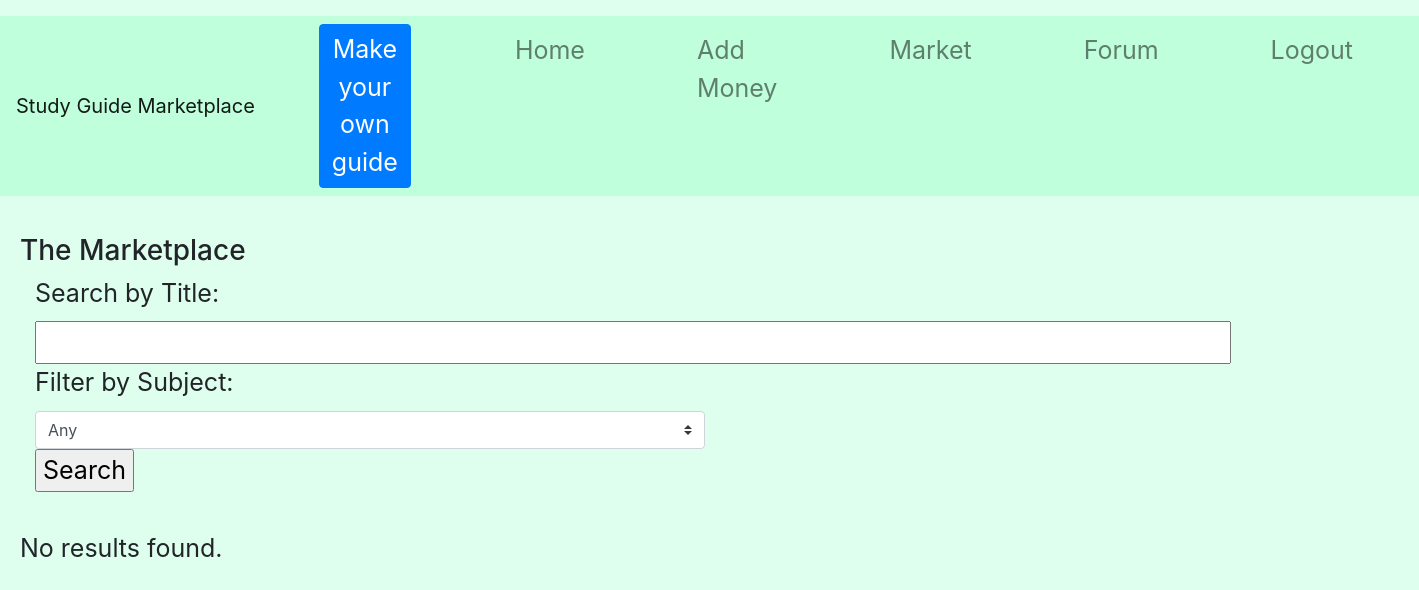
/market (signed in), run on an earlier commit of the app's database.
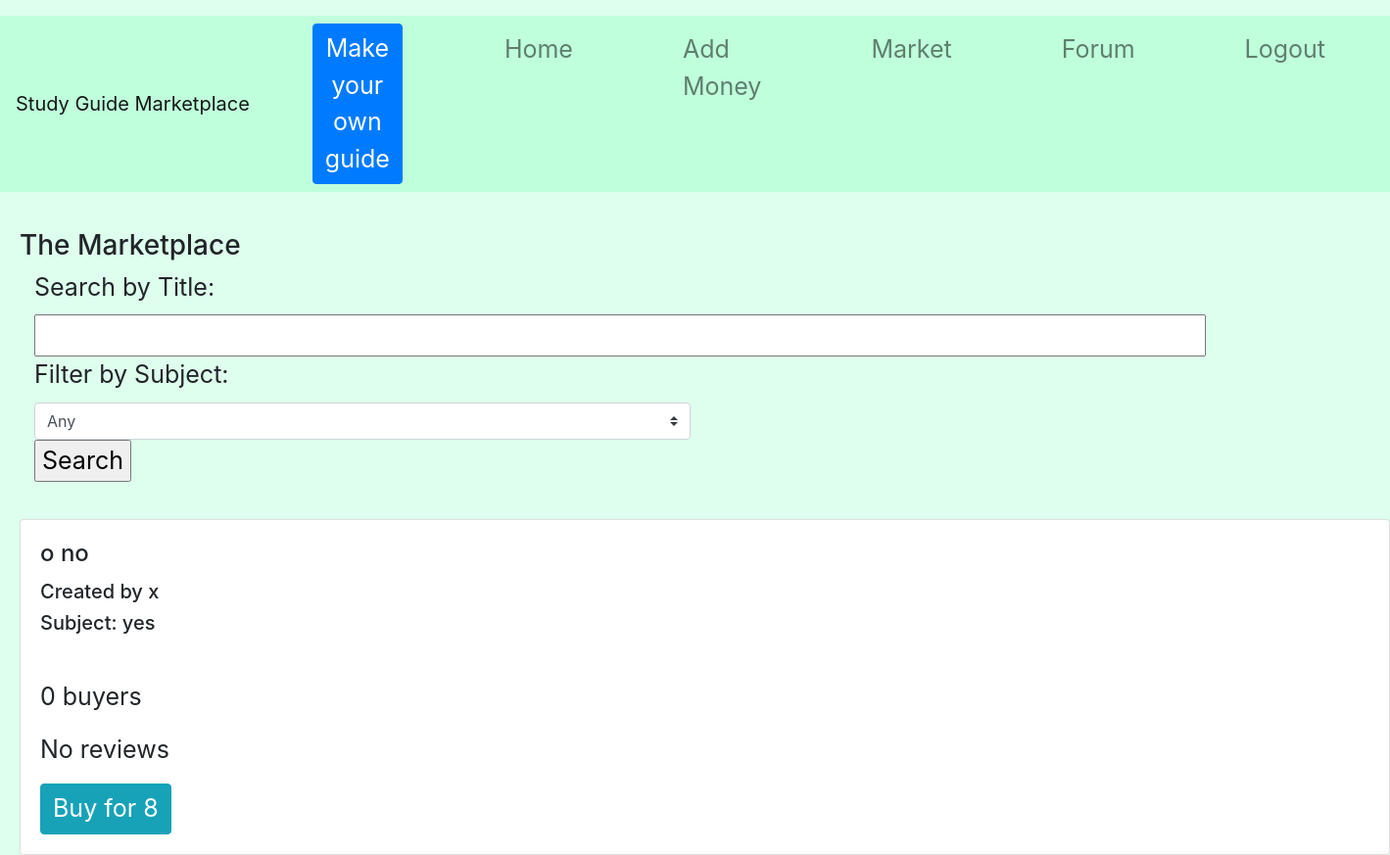
And on a later commit of the database.
### tables this page shows
CREATE TABLE guides(id INTEGER, user TEXT, name TEXT, rating REAL, cost INTEGER, buyers INTEGER, subject TEXT, guide TEXT, ratings INTEGER);

### app/__init__.py (the view)
    def login_check(*args, **kwargs):
        if 'username' not in session:
            return redirect(url_for("login"))
        return route_function(*args, **kwargs)

### app/__init__.py (called while the page is built)
def protected(route_function):
    def login_check(*args, **kwargs):
        if 'username' not in session:
            return redirect(url_for("login"))
        return route_function(*args, **kwargs)
    login_check.__name__ = route_function.__name__
    return login_check

@app.route("/market", methods=['GET', 'POST'])
@protected
def market():
    results = []
    gs = ops.get_unguides(session['username'])
    q = ""
    sub = "Any"
    if 'subject' in request.form.keys() and len(request.form['subject']) > 0:
        sub = request.form['subject']
    if 'query' in request.form.keys() and len(request.form['query']) > 0:
        q = request.form['query']
        for guide in gs:
            if q.lower() in guide["name"].lower():
                if sub == "Any" or guide["subject"] == sub:
                    results.append(guide)
    else:
         for guide in gs:
             if sub == "Any" or guide["subject"] == sub:
                 results.append(guide)
    return render_template("market.html", guides = results, query = q, subjects = ops.get_subjects(), subject = sub)

### app/utl/ops.py (called while the page is built)
def get_unguides(username):
    db = sqlite3.connect(DB_FILE)
    c = db.cursor()
    c.execute("SELECT * FROM guides WHERE user != ?;" , (username,))
    g = c.fetchall()
    ans = []
    for row in g:
        c.execute("SELECT * FROM buyers WHERE user = ? AND id = ?;" , (username,row[0]))
        if c.fetchone() is None:
            next = {}
            next["id"] = row[0]
            next["user"] = row[1]
            next["name"] = row[2]
            next["rating"] = row[3]
            next["cost"] = row[4]
            next["buyers"] = row[5]
            next["subject"] = row[6]
            next["guide"] = row[7]
            next["ratings"] = row[8]
            ans.append(next)
    return ans

def get_subjects():
    db = sqlite3.connect(DB_FILE)
    c = db.cursor()
    ans = []
    c.execute("SELECT * FROM guides;")
    g = c.fetchall()
    for row in g:
        if row[6] not in ans:
            ans.append(row[6])
    return ans

### app/templates/market.html (shortened to what this page needs)
{% extends "base.html" %}
{% block body %}
  <br>
  <h3> The Marketplace </h3>
  <div class="col-md-6">
  <form method="post">
            <label>Search by Title:</label>
            <input type="text" name="query" size="70">
            <br>
            <label>Filter by Subject:</label>
            <select class="custom-select" name="subject">
              <option selected>Any</option>
            </select>
        <input type="submit" name="button" value="Search">
  </form>
  </div>
  <br>
  {% if guides|length < 1 %}
    <p> No results found. </p>
    {% else %}
        {% for guide in guides %}
          <div class="card">
            <div class="card-body">
              <h4 class="card-title">{{ guide["name"] }}</h4>
              <h5>Created by {{ guide["user"] }}</h5>
              <h5>Subject: {{ guide["subject"]}}</h5>
              <br>
              <p class="card-text">{{ guide["buyers"] }} buyers</p>
              {% if guide["ratings"] == 0 %}
                <p class="card-text">No reviews</p>
              {% else %}
                <p class="card-text">{{ guide["rating"] }} rating on {{ guide["ratings"] }} reviews</p>
              {% endif %}
              <a href={{"/buy/"+(guide["id"]|string)}} class="btn btn-info">Buy for {{ guide["cost"] }}</a><br>
            </div>
          </div>
        {% endfor %}
  {% endif %}
{% endblock %}

### app/templates/base.html (shortened to what this page needs)
<!DOCTYPE html>
<html>
  <head>
    <link rel="stylesheet" href="https://stackpath.bootstrapcdn.com/bootstrap/4.3.1/css/bootstrap.min.css">
    <link rel="stylesheet" type="text/css" href="../static/styles.css">
  </head>
  <body>
    <div class="main">
      {% block navbar %}
        <nav class="navbar navbar-expand-lg navbar-light">
          <a class="navbar-brand" href="#">Study Guide Marketplace</a>
          <div class="collapse navbar-collapse" id="navbarNavAltMarkup">
            <div class="navbar-nav">
              <a class="btn btn-primary mx-5" href="/create">Make your own guide</a>
              <a class="nav-item nav-link mx-5" href="/home">Home</a>
              <a class="nav-item nav-link mx-5" href="/coins">Add Money</a>
              <a class="nav-item nav-link mx-5" href="/market">Market</a>
              <a class="nav-item nav-link mx-5" href="/forum">Forum</a>
              <a class="nav-item nav-link mx-5"  href="/logout">Logout</a>
            </div>
          </div>
        </nav>
      {% endblock %}
      <div class="body-block">
      {% block body %}
      {% endblock %}
    </div>
    </div>
  </body>
</html>

### app/static/styles.css (style rules this page uses)
body { background-color: #deffed; font-size: 25px; }
.navbar { background: #bfffdc; }
.btn { font-size: 25px; }
.body-block { margin-left: 20px; }

What changed in the data, as far as the page shows it:
added guides: name "o no", user "x", subject "yes", buyers "0", ratings "No reviews", cost "8"
Also different on the page:
text no longer shown: "No results found."
